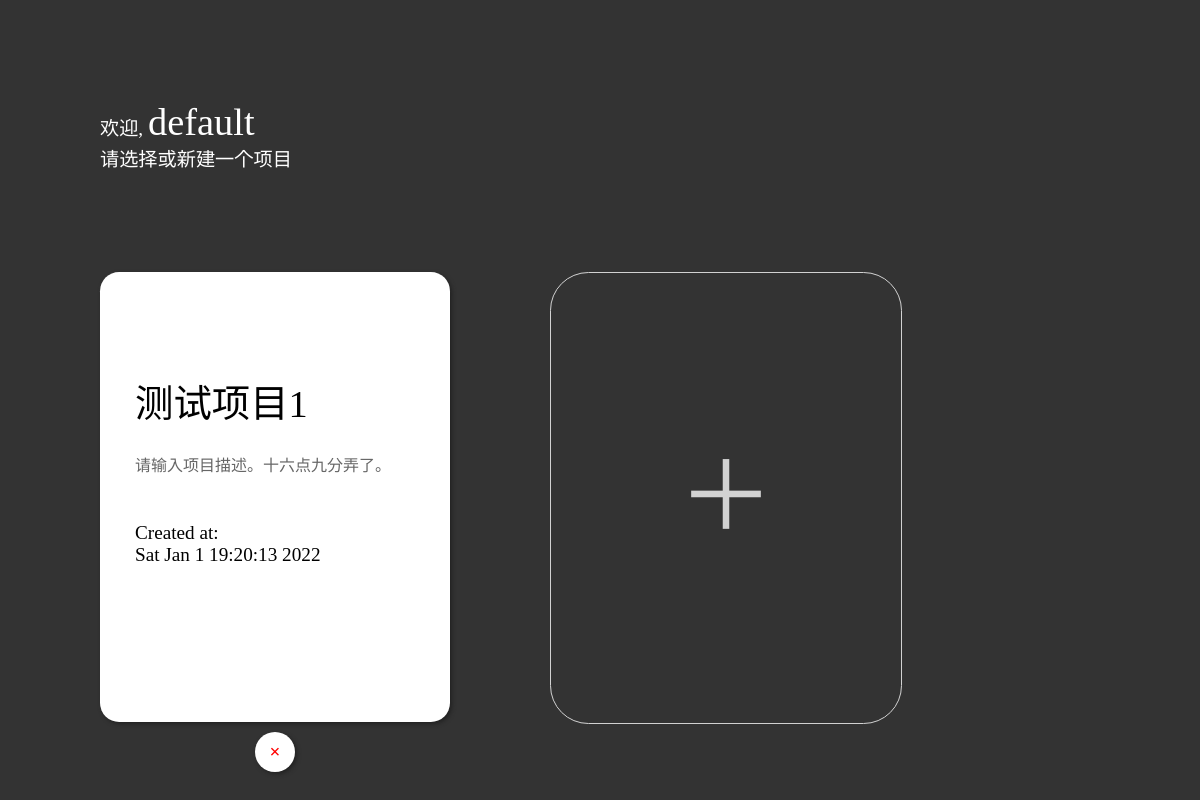
Before: / with the older database file.
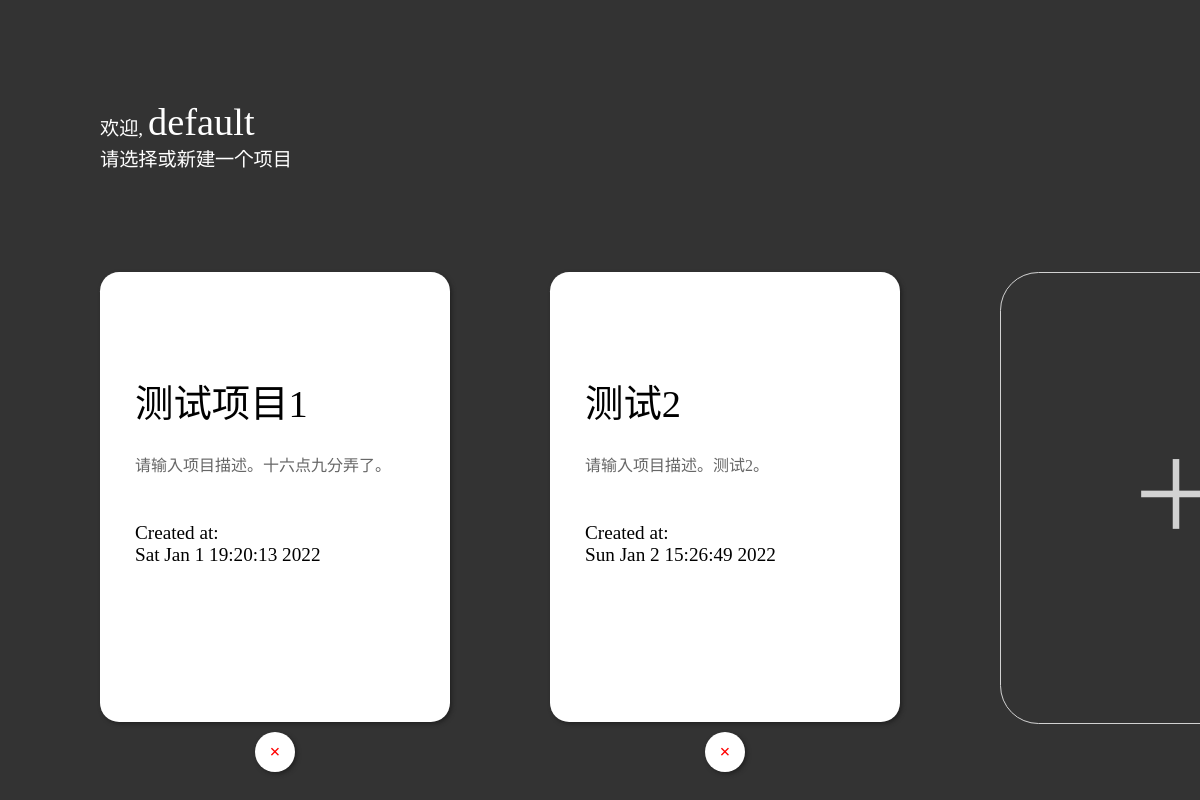
After: the same page with the newer database file.
### tables this page shows
CREATE TABLE project
               (project_name     CHAR(50)    NOT NULL,                
               project_id       INT         PRIMARY KEY   NOT NULL,
               project_desc     CHAR(200),
               project_range    CHAR(50), 
               create_time      INT,
               mgr              CHAR(50));

### server.py (the view)
@app.route("/")
def show_project():
    data = {
        "username":"default",
        "projects":[]
    }
    for project in projectDB.query_all():
        print(project)
        name = project[0]
        id_ = project[1]
        modi = project[4]
        desc = project[2]
        data['projects'] .append({
                    "name":name,
                    "id":id_,
                    "modi":modi,
                    "desc":desc
                })
        id2name[id_] = name
        name2id[name] = id_
    return render_template("index.html",data=data,width=450*len(data['projects'])+550)

### databaseRAS.py (called while the page is built)
    def query(self, sql, param=None):
        if param is None:
            self.c.execute(sql)
        else:
            self.c.execute(sql, param)
        return self.c.fetchall()

    def query_all(self):
        sql = "SELECT * FROM project"
        return self.db.query(sql);

### templates/index.html (shortened to what this page needs)
<html>
	<head>
	</head>
	<body>
		<div id="head_txt">欢迎, <span>{{data["username"]}}</span><br/>请选择或新建一个项目</div>
		<div id="center_div">
			<div id="center_div_container">
				{% for project in data["projects"] %}
				<div class="project_card">
					<div class="project_card_inner" onclick="enter({{project['id']}})">
						<div class="project_card_inner_name">
							{{project['name']}}
						</div>
						<div class="desc">
							{{project['desc']}}
						</div>
						<div class="project_card_inner_modi">Created at:<br/> {{ project['modi'] }}</div>
					</div>
					<div class="del_btn" onclick="del({{project['id']}})">×</div>
				</div>
				{% endfor %}
				<div class="add_card" onclick="show_add()">
					<font>＋</font>
				</div>
			</div>
		</div>
	</body>
</html>

Changed rows visible on the page:
added project: name "测试2", desc "请输入项目描述。测试2。", modi "Sun Jan 2 15:26:49 2022"
